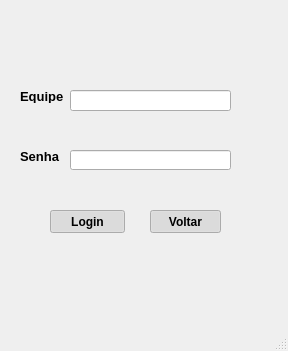
<?xml version="1.0" encoding="UTF-8"?>
<ui version="4.0">
 <class>MainWindow</class>
 <widget class="QMainWindow" name="MainWindow">
  <property name="geometry">
   <rect>
    <x>0</x>
    <y>0</y>
    <width>288</width>
    <height>351</height>
   </rect>
  </property>
  <property name="windowTitle">
   <string>MainWindow</string>
  </property>
  <widget class="QWidget" name="centralwidget">
   <widget class="QLabel" name="label">
    <property name="geometry">
     <rect>
      <x>20</x>
      <y>90</y>
      <width>47</width>
      <height>13</height>
     </rect>
    </property>
    <property name="font">
     <font>
      <pointsize>10</pointsize>
      <weight>75</weight>
      <bold>true</bold>
     </font>
    </property>
    <property name="text">
     <string>Equipe</string>
    </property>
   </widget>
   <widget class="QLabel" name="label_2">
    <property name="geometry">
     <rect>
      <x>20</x>
      <y>150</y>
      <width>47</width>
      <height>13</height>
     </rect>
    </property>
    <property name="font">
     <font>
      <pointsize>10</pointsize>
      <weight>75</weight>
      <bold>true</bold>
     </font>
    </property>
    <property name="inputMethodHints">
     <set>Qt::ImhSensitiveData</set>
    </property>
    <property name="text">
     <string>Senha</string>
    </property>
   </widget>
   <widget class="QLineEdit" name="lineEdit">
    <property name="geometry">
     <rect>
      <x>70</x>
      <y>90</y>
      <width>161</width>
      <height>21</height>
     </rect>
    </property>
    <property name="inputMethodHints">
     <set>Qt::ImhNoEditMenu</set>
    </property>
   </widget>
   <widget class="QLineEdit" name="lineEdit_2">
    <property name="geometry">
     <rect>
      <x>70</x>
      <y>150</y>
      <width>161</width>
      <height>20</height>
     </rect>
    </property>
    <property name="font">
     <font>
      <underline>false</underline>
      <strikeout>true</strikeout>
     </font>
    </property>
    <property name="tabletTracking">
     <bool>false</bool>
    </property>
   </widget>
   <widget class="QPushButton" name="pushButton">
    <property name="geometry">
     <rect>
      <x>50</x>
      <y>210</y>
      <width>75</width>
      <height>23</height>
     </rect>
    </property>
    <property name="minimumSize">
     <size>
      <width>2</width>
      <height>2</height>
     </size>
    </property>
    <property name="sizeIncrement">
     <size>
      <width>1</width>
      <height>1</height>
     </size>
    </property>
    <property name="baseSize">
     <size>
      <width>3</width>
      <height>3</height>
     </size>
    </property>
    <property name="font">
     <font>
      <weight>75</weight>
      <bold>true</bold>
     </font>
    </property>
    <property name="styleSheet">
     <string notr="true">&lt;style-button, backgound: &quot;rgb(0, 170, 255&quot;); color:&quot;blue&quot;;&gt;
font: 8pt &quot;MS Shell Dlg 2&quot;;
selection-color: &quot;rgb(255, 170, 255)&quot;;&gt;</string>
    </property>
    <property name="text">
     <string>Login</string>
    </property>
    <property name="checkable">
     <bool>true</bool>
    </property>
    <property name="checked">
     <bool>true</bool>
    </property>
    <property name="autoRepeat">
     <bool>false</bool>
    </property>
    <property name="autoExclusive">
     <bool>false</bool>
    </property>
    <property name="autoDefault">
     <bool>false</bool>
    </property>
    <property name="default">
     <bool>false</bool>
    </property>
    <property name="flat">
     <bool>false</bool>
    </property>
   </widget>
   <widget class="QPushButton" name="pushButton_2">
    <property name="geometry">
     <rect>
      <x>150</x>
      <y>210</y>
      <width>71</width>
      <height>23</height>
     </rect>
    </property>
    <property name="font">
     <font>
      <weight>75</weight>
      <bold>true</bold>
      <strikeout>false</strikeout>
     </font>
    </property>
    <property name="autoFillBackground">
     <bool>true</bool>
    </property>
    <property name="styleSheet">
     <string notr="true">&lt;style-button {
	background: &quot;blue&quot;;
	color: &quot;white&quot;;
	border-style: outset;
	color: &quot;rgb(255, 255, 0);qconicalgradient(cx:0, cy:0, angle:135, stop:0 			rgba(255, 255, 0, 69), stop:0.375 rgba(255, 255, 0, 69), stop:0.423533 rgba(251, 255, 0, 145), stop:0.45 rgba(247, 255, 0, 208), stop:0.477581 rgba(255, 244, 71, 130), stop:0.518717 rgba(255, 218, 71, 130), stop:0.55 rgba(255, 255, 0, 255), stop:0.57754 rgba(255, 203, 0, 130), stop:0.625 rgba(255, 255, 0, 69), stop:1 rgba(255, 255, 0, 69))
	border-color: #0066A2&quot;;
	height: &quot;50px&quot;;
	width: &quot;100px&quot;;
	font: &quot;bold15px arial,sans-serif;
text-shadow: none
&quot;;
}&gt;</string>
    </property>
    <property name="text">
     <string>Voltar</string>
    </property>
    <property name="checkable">
     <bool>true</bool>
    </property>
    <property name="checked">
     <bool>true</bool>
    </property>
   </widget>
   <zorder>label</zorder>
   <zorder>label_2</zorder>
   <zorder>lineEdit</zorder>
   <zorder>lineEdit_2</zorder>
   <zorder>pushButton_2</zorder>
   <zorder>pushButton</zorder>
  </widget>
  <widget class="QMenuBar" name="menubar">
   <property name="geometry">
    <rect>
     <x>0</x>
     <y>0</y>
     <width>288</width>
     <height>21</height>
    </rect>
   </property>
  </widget>
  <widget class="QStatusBar" name="statusbar"/>
 </widget>
 <resources/>
 <connections/>
</ui>
